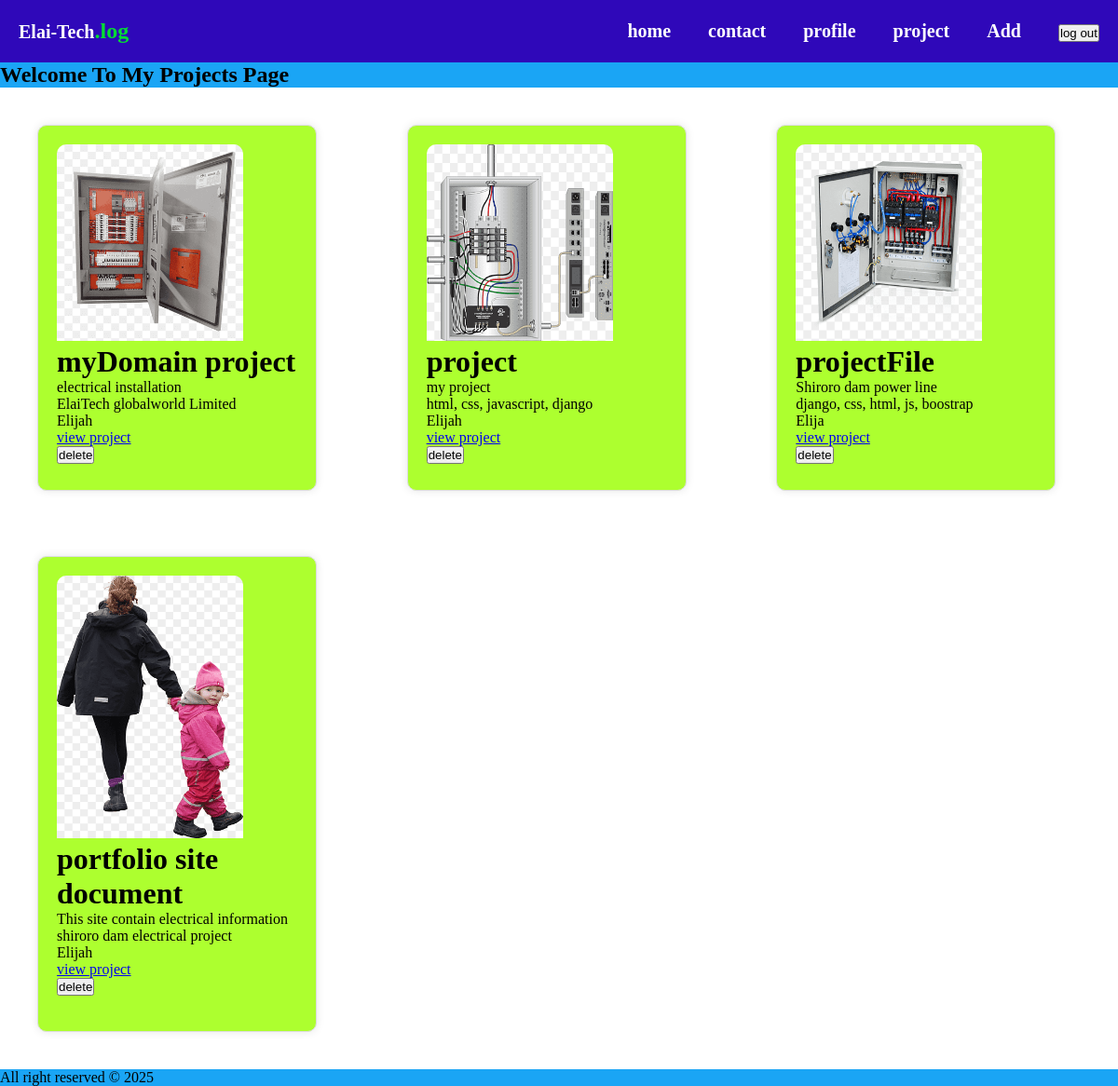
Screenshot of /project/ (signed in) with the database file from the repository.
### project/models.py (models this page shows, shortened)
class projectFormat(models.Model):
    title = models.CharField(max_length=255)
    description = models.TextField()
    tech_stack = models.TextField()
    programmer = models.CharField()
    image = models.ImageField(default="default_image.jpg")
    date = models.DateTimeField(auto_now_add=True)
    project_link = models.URLField(blank=True, null=True)

### project/views.py (the view)
# urls.py: path("project/", include("project.urls")),
@login_required(login_url="user_login")
def project(request):
    all_projects = projectFormat.objects.all
    return render(request, "projects/projects.html", {"all_projects": all_projects})

### project/templates/projects/projects.html (shortened to what this page needs)
{% extends "layout.html" %}
{% block content %}
<h2>Welcome To My Projects Page</h2>
<div class="project">
    {% for project  in all_projects %}
    <div class="card">
        <img src="{{project.image.url}}" alt="image" height="60%", width="200px">
        <h1>{{project.title}}</h1>
        <p>{{project.description}}</p>
        <p>{{project.tech_stack}}</p>
        <p>{{project.programmer}}</p>
        <a href="{{project.project_link}}" target="_blank">view project</a>
        <form action="{% url 'delete_project' id=project.id %}" method="post">
            <button>delete</button>
        </form>
    </div>
    {% endfor %}
</div>
{% endblock content %}

### templates/layout.html (shortened to what this page needs)
{% load static %}
<!DOCTYPE html>
<html lang="en">
<head>
    <link rel="stylesheet" href="{% static 'css/style.css'%}">
</head>
<body>
    <header>
        <div class="logo">Elai-Tech<span class="man">.log</span></div>
        <nav>
            <ul>
                <li><a href=" {% url "homepage" %}">home</a> </li>
                 <li><a href="{% url "contacts" %}">contact</a> </li>
                <li><a href=" {% url "Elai-Tech" %}">profile</a> </li>
                <li><a href=" {% url "allProjects" %}">project</a> </li>
                {% if user.is_authenticated and user.is_superuser %}
                 <li><a href=" {% url "add_Project" %}">Add</a> </li>
                 {% endif %}
                {%if user.is_authenticated %}
                    <form action="{% url 'user_logout' %}" method="post">
                        <button>log out</button>
                    </form>
                {% else %}
                  <li><a href=" {% url "user_login" %}">login</a> </li>
                {% endif %}
            </ul>
        </nav>
    </header>
    <main>
        {% block content %}
         {% endblock content %}
    </main>
    <footer>All right reserved &copy; 2025</footer>
</body>
</html>

### static/css/style.css (style rules this page uses)
* { margin: 0; padding: 0; box-sizing: border-box; }
body { background-color: rgb(26, 165, 245); color: black; }
header { display: flex; justify-content: space-between; align-items: center; padding: 20px; background-color: rgb(47, 8, 185); font-weight: bold; }
header > nav > ul { display: flex; align-items: center; list-style-type: none; gap: 20px; }
ul > li > a { text-decoration: none; color: white; }
.logo { color: white; font-size: 20px; }
.man { color: rgb(5, 221, 52); font-size: larger; }
.project { display: grid; grid-template-columns: repeat(3,1fr); gap: 30px; width: 100%; padding: 20px; background-color: white; }
.card { background-color: greenyellow; padding: 10px; border-radius: 10px; }
nav ul { font-size: 20px; list-style: none; margin: 0; padding: 0; }
nav li { margin-right: 20px; }
nav a { text-decoration: none; color: #337ab7; }
.card { width: 300px; margin: 20px; padding: 20px; border: 1px solid #ddd; border-radius: 10px; box-shadow: 0 0 10px rgba(0, 0, 0, 0.1); }
.card img { border-radius: 10px 10px 0 0; }

### rows the page displays
projectFormat: image (picture), title "myDomain project", description "electrical installation", tech_stack "ElaiTech globalworld Limited", programmer "Elijah"
projectFormat: image (picture), title "project", description "my project", tech_stack "html, css, javascript, django", programmer "Elijah"
projectFormat: image (picture), title "projectFile", description "Shiroro dam power line", tech_stack "django, css, html, js, boostrap", programmer "Elija"
projectFormat: image (picture), title "portfolio site document", description "This site contain electrical information", tech_stack "shiroro dam electrical project", programmer "Elijah"
